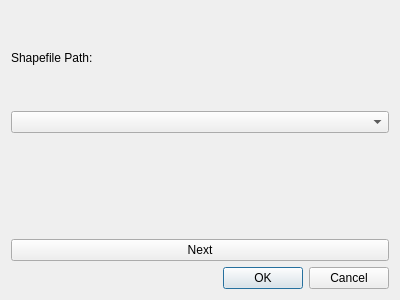
<?xml version="1.0" encoding="UTF-8"?>
<ui version="4.0">
 <class>DistrictMapExtractorDialogBase</class>
 <widget class="QDialog" name="DistrictMapExtractorDialogBase">
  <property name="geometry">
   <rect>
    <x>0</x>
    <y>0</y>
    <width>400</width>
    <height>300</height>
   </rect>
  </property>
  <property name="windowTitle">
   <string>District Map Extractor</string>
  </property>
  <layout class="QGridLayout" name="gridLayout">
   <item row="2" column="1">
    <widget class="QLabel" name="shapefile_path_label">
     <property name="text">
      <string>Shapefile Path:</string>
     </property>
    </widget>
   </item>
   <item row="3" column="1">
    <widget class="QComboBox" name="district_combo_box">
     <property name="placeholderText">
      <string/>
     </property>
    </widget>
   </item>
   <item row="19" column="1">
    <widget class="QDialogButtonBox" name="button_box">
     <property name="orientation">
      <enum>Qt::Horizontal</enum>
     </property>
     <property name="standardButtons">
      <set>QDialogButtonBox::Cancel|QDialogButtonBox::Ok</set>
     </property>
    </widget>
   </item>
   <item row="7" column="1">
    <widget class="QLabel" name="shapefile_path_label_2">
     <property name="text">
      <string/>
     </property>
     <property name="margin">
      <number>0</number>
     </property>
    </widget>
   </item>
   <item row="8" column="1">
    <widget class="QPushButton" name="extract_button">
     <property name="text">
      <string>Next</string>
     </property>
    </widget>
   </item>
  </layout>
 </widget>
 <resources/>
 <connections>
  <connection>
   <sender>button_box</sender>
   <signal>accepted()</signal>
   <receiver>DistrictMapExtractorDialogBase</receiver>
   <slot>accept()</slot>
   <hints>
    <hint type="sourcelabel">
     <x>20</x>
     <y>20</y>
    </hint>
    <hint type="destinationlabel">
     <x>20</x>
     <y>20</y>
    </hint>
   </hints>
  </connection>
  <connection>
   <sender>button_box</sender>
   <signal>rejected()</signal>
   <receiver>DistrictMapExtractorDialogBase</receiver>
   <slot>reject()</slot>
   <hints>
    <hint type="sourcelabel">
     <x>20</x>
     <y>20</y>
    </hint>
    <hint type="destinationlabel">
     <x>20</x>
     <y>20</y>
    </hint>
   </hints>
  </connection>
 </connections>
</ui>
